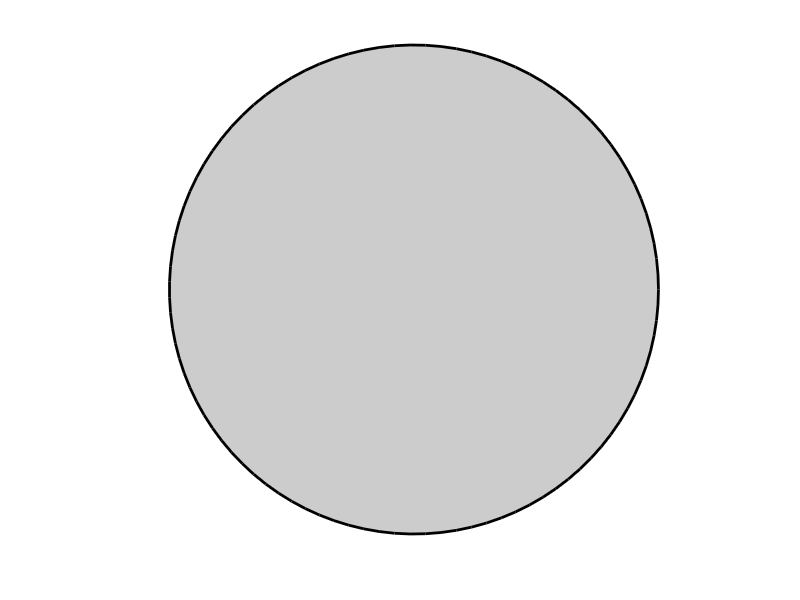

Reproduce this figure in MATLAB.
function [h,XY] = drawCircle(center,radius,color,alpha,n,border)
% [h,XY]=drawCircle(center=[0 0],radius=1,color='k',alpha=0.2,n=100,border=2)
% -  center must be Nx2
% -  accepts multiple inputs and draws multiple circles
% 
% e.g.:
% [h,XY] = drawCircle;                % draws a black circle at [0 0] with
%                                     % radius = 1, outputs figure handle and
%                                     % XY values of circle
% drawCircle([1 2])
% drawCircle([1 2],3)
% drawCircle([1 2],3,'r')
% drawCircle([1 2],3,[1 0 0])         % same as previous
% drawCircle([1 2],3,'r',0)           % opaque circle
% drawCircle([1 2],3,'r',[],500)      % hi-res!
% drawCircle([1 2],3,'r',[],[],0)     % no border
% drawCircle([1 2;3 4;5 6],3:5,'krg') % 3 circles, in black, red, and green
% drawCircle([1 2;3 4;5 6])           % 3 circles, all black, all radius 1, but
%                                     % with specified centers
% 
% All inputs are optional:
%    center (DEFAULT = [0 0]): [n x 2] matrix of center coordinate(s) for
%       n number of circle(s). n should match n in radius/color argument(s), or
%       equal 1, in which case, that center coordinate is used for all circles.
%    radius (DEFAULT = 1): n-vector of radii for n number of circles. n should
%       match  n should match n in radius argument, or equal 1,
%       in which case, that center coordinate is used for all circles.
%    color (DEFAULT = [0 0 0]): [n x 3] matrix or n-vector of strings for the
%       color(s) of the circle(s). n should match n in center/radius argument(s),
%       or equal 1, in which case, that center coordinate is used for all circles.
%    alpha (DEFAULT = 0.2): The number, in [0,1], determining the circle(s)'
%       FaceAlpha/opacity. Same value applied to all circles.
%    n (DEFAULT = 100): Level of patch detail, as measured by the number of
%       vertices for the circle.
%    border (DEFAULT = 2): The number (in pts) determining the circle border line
%       width. Same value applied to all circles.
% 
% 2018-02-22 AZ Created
% 
% SEE ALSO DRAW3DELLIPSOID, SHOWMODEL

%% Initialize defaults
if ~exist('center','var') || isempty(center);   center = [0 0];     end
if ~exist('radius','var') || isempty(radius);   radius = 1;         end
if ~exist('color' ,'var') || isempty(color );   color  = [0 0 0];   end
if ~exist('alpha' ,'var') || isempty(alpha );   alpha  = 0.2;       end
if ~exist('n'     ,'var') || isempty(n     );   n      = 100;       end
if ~exist('border','var') || isempty(border);   border = 2;         end

%% Recurse if given multiple inputs
nr = numel(radius);
nc = numel(center)/2;
nl = numel(color );
if isnumeric(color);  nl    = nl/3;     % color is a [1x3] vector
else                  color = color(:); % color is a string
end
mn = max([nr nc nl]);
if mn > 1
   % Embed inputs in cell; duplicate variables when necessary
   if nc> 1;   center = num2cell(center,2);
   else        center = repmat({ center(:)'},[mn 1]);
   end
   if nr> 1;   radius = num2cell(radius);
   else        radius = repmat({ radius    },[mn 1]);
   end
   if nl> 1;    color = num2cell(color,2);
   else         color = repmat({ color(:)' },[mn 1]);
   end
   if numel(border) < mn;   border = repmat({border},[mn 1]);   end
   if numel(alpha ) < mn;   alpha  = repmat({alpha },[mn 1]);   end
   if numel(n     ) < mn;   n      = repmat({n     },[mn 1]);   end
   % RECURSE!
   [h,XY] = cellfun(@drawCircle, center,radius(:),color,alpha,n,border,...
                    'UniformOutput',false');
   h  = vertcat( h{:});
   XY = vertcat(XY{:});
   return
end

%% Generate plot
if border==0;   opts = {'LineStyle','none','FaceAlpha',alpha,'EdgeColor',color};
else            opts = {'LineWidth',border,'FaceAlpha',alpha,'EdgeColor',color};
end

t = linspace(0,2*pi,n);
XY = radius*[cos(t(:)) sin(t(:))] + repmat(center(:)',[n 1]);
hold on
h = fill(XY(:,1),XY(:,2),color);
set(h,opts{:});
axis equal off

return


%% Debug
figure;drawCircle([1 2;3 4;5 6],3:5,'krg',0);
